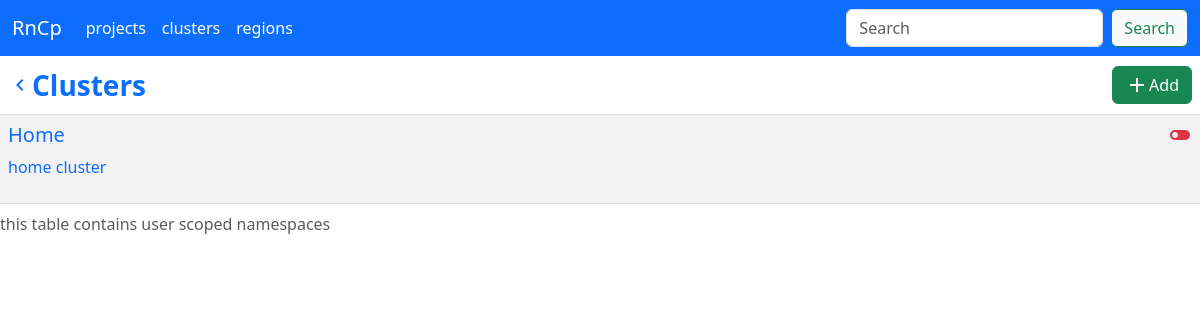
/ci/clusters, run on an earlier commit of the app's database.
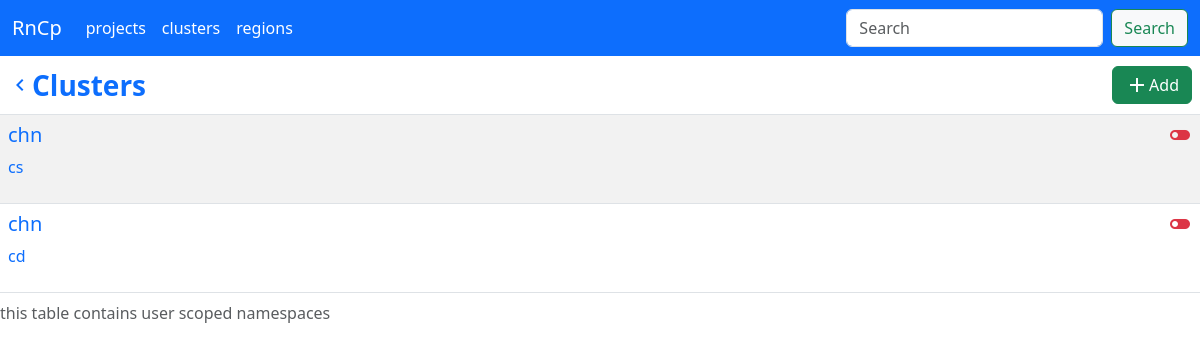
And on a later commit of the database.
### models/Cluster.py (models this page shows, shortened)
class Cluster(BaseModel):
    __tablename__ = 'cluster'  # Name of the database table
    id = Column(Integer, primary_key=True, autoincrement=True)
    name = Column(String(255), nullable=False)
    description = Column(String(1000))
    active = Column(Boolean, nullable=False, default=False)
    cpu = Column(Integer)
    memory = Column(Integer)
    region_id = Column(Integer, ForeignKey('region.id'), nullable=False)
    region = relationship('Region', back_populates='clusters')
    quotas = relationship('Quota', back_populates='cluster')

### routes/ci/__init__.py (the view)
@ci_api.route('/clusters')
def clusters():
    return render_template('clusters.html', clusters=Cluster.all())

### models/Base.py (called while the page is built)
    def __get__(self, _, owner_cls):
        return self.fget(owner_cls)

    @classmethod
    def all(cls):
        return cls.session.query(cls).all()

    @class_property
    def session(cls):
        return gen_session()

### utils/db.py (called while the page is built, shortened)
def gen_session(url=get_env_variable("datasource.url", "sqlite:///pi-gate.db")) -> scoped_session:
    return engines[url]

### templates/clusters.html (shortened to what this page needs)
{% extends "base.html" %} {% block title %}Clusters{% endblock title %} {% block
body %}
<table class="table table-striped table-hover">
  <caption>
    this table contains user scoped namespaces
  </caption>
  <thead>
    <tr>
      <th scope="col">
        <div class="d-flex align-items-center justify-content-between">
          <a
            href="{{ url_for('root.ci.index') }}"
            class="text-decoration-none d-flex align-items-center justify-content-center"
          >
            <span class="material-icons"> navigate_before </span>
            <span class="text-primary fs-3">Clusters</span>
          </a>
          <div class="d-flex">
            <a
              href="{{ url_for('root.ci.create_cluster') }}"
              class="btn btn-success text-white d-flex align-items-center justify-content-around"
              ><span class="material-icons"> add </span>
              Add
            </a>
          </div>
        </div>
      </th>
    </tr>
  </thead>
  <tbody>
    {% for cluster in clusters %}
    <tr>
      <td>
        <a
          class="d-flex justify-content-between text-decoration-none"
          href="{{ url_for('root.ci.cluster_detail', cluster_id=cluster['id']) }}"
        >
          <div>
            <h5>{{cluster.name}}</h5>
            <p>{{cluster.description}}</p>
          </div>
           {% if not cluster.active%}<span class="material-icons text-danger">
            toggle_off </span
          >{% endif %}
        </a>
      </td>
    </tr>
    {% endfor %}
  </tbody>
</table>
{% endblock body %}

### templates/base.html (shortened to what this page needs)
<!DOCTYPE html>
<html lang="en">
  <head>
    <link
      href="https://cdn.jsdelivr.net/npm/bootstrap@5.3.2/dist/css/bootstrap.min.css"
      rel="stylesheet"
    />
  </head>
  <body style="max-width: 100vw; max-height: 100vh" class="d-flex flex-column">
    <nav class="navbar navbar-expand-lg navbar-dark bg-primary">
      <div class="container-fluid">
        <a class="navbar-brand" href="{{ url_for('root.ci.index') }}">RnCp</a>
        <div class="collapse navbar-collapse" id="navbarTogglerDemo03">
          <ul class="navbar-nav me-auto mb-2 mb-lg-0">
            {% for nav in ['projects','clusters', 'regions'] %}
            <li class="nav-item">
              <a
                class="nav-link active"
                aria-current="page"
                href="{{ url_for('root.ci.'+nav) }}"
                >{{nav}}</a
              >
            </li>
            {% endfor %}
          </ul>
          <form class="d-flex">
            <input
              class="form-control me-2"
              name="search"
              type="search"
              placeholder="Search"
              aria-label="Search"
            />
            <button class="btn btn-outline-success btn-light" type="submit">
              Search
            </button>
          </form>
        </div>
      </div>
    </nav>
    <main class="d-flex flex-column flex-1 overflow-scroll">
      {% block body %}{% endblock body %}
    </main>
  </body>
</html>

What changed in the data, as far as the page shows it:
removed Cluster: name "Home", description "home cluster", active False (drawn)
added Cluster: name "chn", description "cs", active False (drawn)
added Cluster: name "chn", description "cd", active False (drawn)
